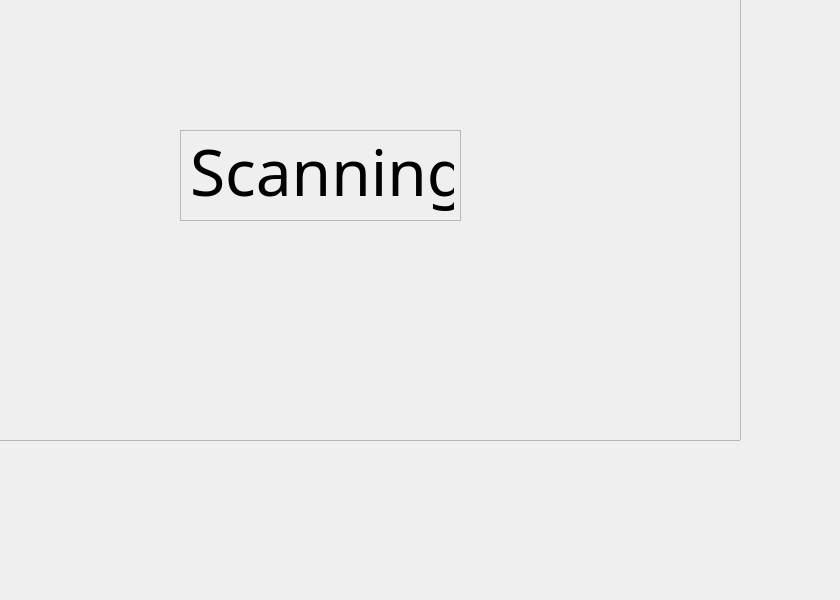
     <widget class="QWidget" name="scanning">
      <widget class="QFrame" name="frame_14">
       <property name="geometry">
        <rect>
         <x>180</x>
         <y>130</y>
         <width>281</width>
         <height>91</height>
        </rect>
       </property>
       <property name="frameShape">
        <enum>QFrame::StyledPanel</enum>
       </property>
       <property name="frameShadow">
        <enum>QFrame::Raised</enum>
       </property>
       <widget class="QLabel" name="label_14">
        <property name="geometry">
         <rect>
          <x>10</x>
          <y>0</y>
          <width>264</width>
          <height>81</height>
         </rect>
        </property>
        <property name="font">
         <font>
          <family>Microsoft JhengHei UI Light</family>
          <pointsize>48</pointsize>
         </font>
        </property>
        <property name="text">
         <string>Scanning</string>
        </property>
       </widget>
      </widget>
      <widget class="QFrame" name="frame_40">
       <property name="geometry">
        <rect>
         <x>-90</x>
         <y>-150</y>
         <width>831</width>
         <height>591</height>
        </rect>
       </property>
       <property name="styleSheet">
        <string notr="true">border-image: url(:/icons/84239945.jpg);</string>
       </property>
       <property name="frameShape">
        <enum>QFrame::StyledPanel</enum>
       </property>
       <property name="frameShadow">
        <enum>QFrame::Raised</enum>
       </property>
      </widget>
      <zorder>frame_40</zorder>
      <zorder>frame_14</zorder>
     </widget>
